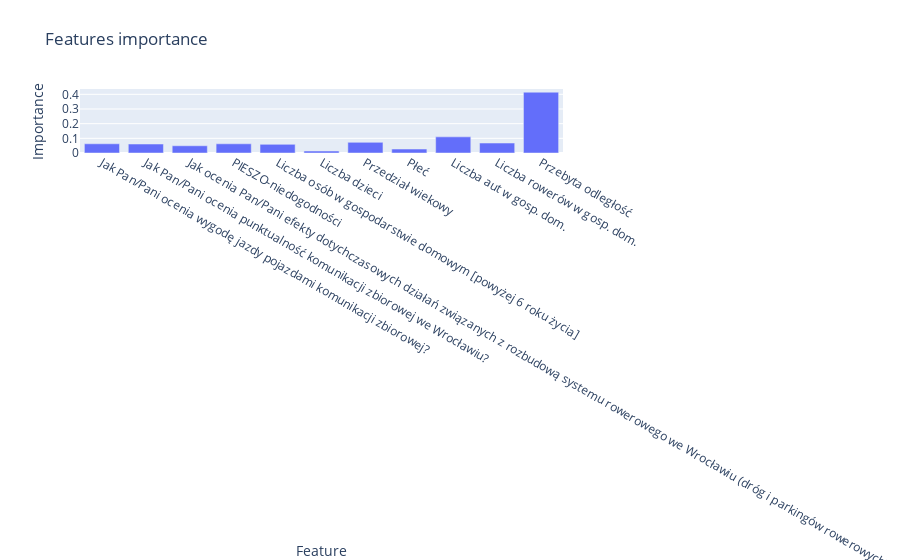

Notebook source saved alongside this figure:
### Code cell
fig = go.Figure([go.Bar(x=X_train.columns, y=clf.feature_importances_)])
fig.update_layout(
    title='Features importance',
    xaxis={
        'title':"Feature",
    },
    yaxis={
        'title':"Importance",
    }
)
fig.show()

### Figure 1 — Plotly figure (JSON) as saved in the notebook; plotly's stock layout.template omitted (floating-point values rounded to 4 significant figures)
{"data": [{"type": "bar", "x": ["Jak Pan/Pani ocenia wygodę jazdy pojazdami komunikacji zbiorowej?", "Jak Pan/Pani ocenia punktualność komunikacji zbiorowej we Wrocławiu?", "Jak ocenia Pan/Pani efekty dotychczasowych działań związanych z rozbudową systemu rowerowego we Wrocławiu (dróg i parkingów rowerowych)?", "PIESZO-niedogodności", "Liczba osób w gospodarstwie domowym [powyżej 6 roku życia]", "Liczba dzieci", "Przedział wiekowy", "Płeć", "Liczba aut w gosp. dom.", "Liczba rowerów w gosp. dom.", "Przebyta odległość"], "y": [0.06281, 0.06119, 0.04926, 0.06265, 0.05894, 0.01322, 0.07264, 0.02698, 0.11, 0.0678, 0.4145]}], "layout": {"title": {"text": "Features importance"}, "xaxis": {"title": {"text": "Feature"}}, "yaxis": {"title": {"text": "Importance"}}}}
